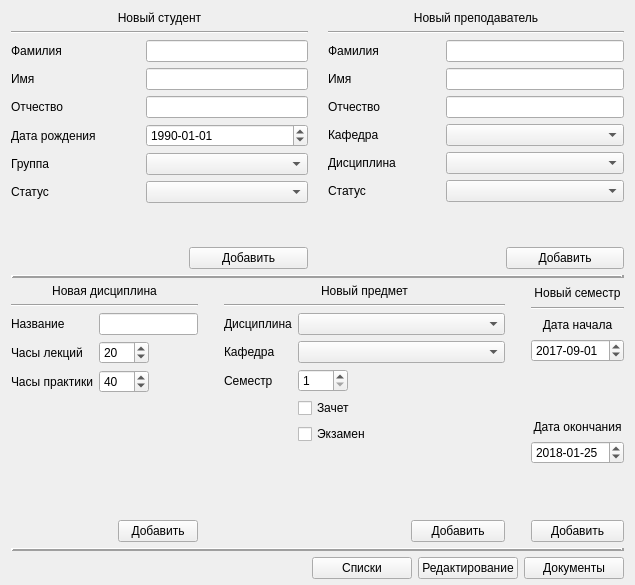
<?xml version="1.0" encoding="UTF-8"?>
<ui version="4.0">
 <class>SecretaryMainWindow</class>
 <widget class="QWidget" name="SecretaryMainWindow">
  <property name="geometry">
   <rect>
    <x>0</x>
    <y>0</y>
    <width>635</width>
    <height>585</height>
   </rect>
  </property>
  <property name="windowTitle">
   <string>Секретарь - главное окно</string>
  </property>
  <layout class="QGridLayout" name="gridLayout_2" rowstretch="2,0,2,0,0" columnstretch="2,0,3,0,1">
   <property name="bottomMargin">
    <number>6</number>
   </property>
   <item row="1" column="0" colspan="5">
    <widget class="Line" name="line_3">
     <property name="frameShadow">
      <enum>QFrame::Raised</enum>
     </property>
     <property name="lineWidth">
      <number>3</number>
     </property>
     <property name="orientation">
      <enum>Qt::Horizontal</enum>
     </property>
    </widget>
   </item>
   <item row="2" column="4">
    <layout class="QVBoxLayout" name="verticalLayout" stretch="1,0,1,1,3,1,1,3,1">
     <item>
      <widget class="QLabel" name="label_39">
       <property name="text">
        <string>Новый семестр</string>
       </property>
       <property name="alignment">
        <set>Qt::AlignCenter</set>
       </property>
      </widget>
     </item>
     <item>
      <widget class="Line" name="line_6">
       <property name="orientation">
        <enum>Qt::Horizontal</enum>
       </property>
      </widget>
     </item>
     <item>
      <widget class="QLabel" name="label_40">
       <property name="text">
        <string>Дата начала</string>
       </property>
       <property name="alignment">
        <set>Qt::AlignCenter</set>
       </property>
      </widget>
     </item>
     <item>
      <widget class="QDateEdit" name="semDateBegin">
       <property name="displayFormat">
        <string>yyyy-MM-dd</string>
       </property>
       <property name="date">
        <date>
         <year>2017</year>
         <month>9</month>
         <day>1</day>
        </date>
       </property>
      </widget>
     </item>
     <item>
      <spacer name="verticalSpacer">
       <property name="orientation">
        <enum>Qt::Vertical</enum>
       </property>
       <property name="sizeHint" stdset="0">
        <size>
         <width>20</width>
         <height>40</height>
        </size>
       </property>
      </spacer>
     </item>
     <item>
      <widget class="QLabel" name="label_41">
       <property name="text">
        <string>Дата окончания</string>
       </property>
       <property name="alignment">
        <set>Qt::AlignCenter</set>
       </property>
      </widget>
     </item>
     <item>
      <widget class="QDateEdit" name="semDateEnd">
       <property name="displayFormat">
        <string>yyyy-MM-dd</string>
       </property>
       <property name="date">
        <date>
         <year>2018</year>
         <month>1</month>
         <day>25</day>
        </date>
       </property>
      </widget>
     </item>
     <item>
      <spacer name="verticalSpacer_2">
       <property name="orientation">
        <enum>Qt::Vertical</enum>
       </property>
       <property name="sizeHint" stdset="0">
        <size>
         <width>20</width>
         <height>40</height>
        </size>
       </property>
      </spacer>
     </item>
     <item>
      <widget class="QPushButton" name="semBtnAdd">
       <property name="text">
        <string>Добавить</string>
       </property>
      </widget>
     </item>
    </layout>
   </item>
   <item row="2" column="2">
    <layout class="QFormLayout" name="formLayout_13">
     <item row="0" column="0" colspan="2">
      <widget class="QLabel" name="label_35">
       <property name="text">
        <string>Новый предмет</string>
       </property>
       <property name="alignment">
        <set>Qt::AlignCenter</set>
       </property>
      </widget>
     </item>
     <item row="1" column="0" colspan="2">
      <widget class="Line" name="line_5">
       <property name="orientation">
        <enum>Qt::Horizontal</enum>
       </property>
      </widget>
     </item>
     <item row="2" column="0">
      <widget class="QLabel" name="label_36">
       <property name="text">
        <string>Дисциплина</string>
       </property>
      </widget>
     </item>
     <item row="2" column="1">
      <widget class="QComboBox" name="subjComBoxDiscipline">
       <property name="sizePolicy">
        <sizepolicy hsizetype="Ignored" vsizetype="Fixed">
         <horstretch>0</horstretch>
         <verstretch>0</verstretch>
        </sizepolicy>
       </property>
      </widget>
     </item>
     <item row="3" column="0">
      <widget class="QLabel" name="label_37">
       <property name="text">
        <string>Кафедра</string>
       </property>
      </widget>
     </item>
     <item row="3" column="1">
      <widget class="QComboBox" name="subjComBoxDep"/>
     </item>
     <item row="4" column="0">
      <widget class="QLabel" name="label_38">
       <property name="text">
        <string>Семестр</string>
       </property>
      </widget>
     </item>
     <item row="4" column="1">
      <widget class="QSpinBox" name="subjSpinSem">
       <property name="maximumSize">
        <size>
         <width>50</width>
         <height>16777215</height>
        </size>
       </property>
       <property name="minimum">
        <number>1</number>
       </property>
       <property name="maximum">
        <number>6</number>
       </property>
      </widget>
     </item>
     <item row="5" column="1">
      <widget class="QCheckBox" name="subjCheckBoxPass">
       <property name="text">
        <string>Зачет</string>
       </property>
      </widget>
     </item>
     <item row="6" column="1">
      <widget class="QCheckBox" name="subjCheckBoxExam">
       <property name="text">
        <string>Экзамен</string>
       </property>
      </widget>
     </item>
     <item row="8" column="0" colspan="2">
      <layout class="QHBoxLayout" name="horizontalLayout_10" stretch="4,2">
       <item>
        <spacer name="horizontalSpacer_8">
         <property name="orientation">
          <enum>Qt::Horizontal</enum>
         </property>
         <property name="sizeHint" stdset="0">
          <size>
           <width>40</width>
           <height>20</height>
          </size>
         </property>
        </spacer>
       </item>
       <item>
        <widget class="QPushButton" name="subjBtnAdd">
         <property name="text">
          <string>Добавить</string>
         </property>
        </widget>
       </item>
      </layout>
     </item>
     <item row="7" column="0" colspan="2">
      <spacer name="verticalSpacer_4">
       <property name="orientation">
        <enum>Qt::Vertical</enum>
       </property>
       <property name="sizeHint" stdset="0">
        <size>
         <width>20</width>
         <height>1000</height>
        </size>
       </property>
      </spacer>
     </item>
    </layout>
   </item>
   <item row="2" column="3">
    <spacer name="horizontalSpacer_4">
     <property name="orientation">
      <enum>Qt::Horizontal</enum>
     </property>
     <property name="sizeType">
      <enum>QSizePolicy::Fixed</enum>
     </property>
     <property name="sizeHint" stdset="0">
      <size>
       <width>14</width>
       <height>20</height>
      </size>
     </property>
    </spacer>
   </item>
   <item row="0" column="0" colspan="5">
    <layout class="QHBoxLayout" name="horizontalLayout_4" stretch="2,1,2">
     <item>
      <layout class="QFormLayout" name="formLayout_3">
       <property name="horizontalSpacing">
        <number>50</number>
       </property>
       <property name="verticalSpacing">
        <number>6</number>
       </property>
       <item row="0" column="0" colspan="2">
        <widget class="QLabel" name="label_29">
         <property name="text">
          <string>Новый студент</string>
         </property>
         <property name="alignment">
          <set>Qt::AlignCenter</set>
         </property>
        </widget>
       </item>
       <item row="1" column="0" colspan="2">
        <widget class="Line" name="line">
         <property name="orientation">
          <enum>Qt::Horizontal</enum>
         </property>
        </widget>
       </item>
       <item row="2" column="0">
        <widget class="QLabel" name="label_2">
         <property name="text">
          <string>Фамилия</string>
         </property>
        </widget>
       </item>
       <item row="2" column="1">
        <widget class="QLineEdit" name="stEditLastname"/>
       </item>
       <item row="3" column="0">
        <widget class="QLabel" name="label_3">
         <property name="text">
          <string>Имя</string>
         </property>
        </widget>
       </item>
       <item row="3" column="1">
        <widget class="QLineEdit" name="stEditFirstname"/>
       </item>
       <item row="4" column="0">
        <widget class="QLabel" name="label_6">
         <property name="text">
          <string>Отчество</string>
         </property>
        </widget>
       </item>
       <item row="4" column="1">
        <widget class="QLineEdit" name="StEditPatronymic"/>
       </item>
       <item row="5" column="0">
        <widget class="QLabel" name="label_7">
         <property name="text">
          <string>Дата рождения</string>
         </property>
        </widget>
       </item>
       <item row="5" column="1">
        <widget class="QDateEdit" name="stDateOfBirth">
         <property name="displayFormat">
          <string>yyyy-MM-dd</string>
         </property>
         <property name="date">
          <date>
           <year>1990</year>
           <month>1</month>
           <day>1</day>
          </date>
         </property>
        </widget>
       </item>
       <item row="6" column="0">
        <widget class="QLabel" name="label_8">
         <property name="text">
          <string>Группа</string>
         </property>
        </widget>
       </item>
       <item row="6" column="1">
        <widget class="QComboBox" name="stComBoxGroup"/>
       </item>
       <item row="7" column="0">
        <widget class="QLabel" name="label_9">
         <property name="text">
          <string>Статус</string>
         </property>
        </widget>
       </item>
       <item row="7" column="1">
        <widget class="QComboBox" name="stComBoxStatus"/>
       </item>
       <item row="9" column="0" colspan="2">
        <layout class="QHBoxLayout" name="horizontalLayout_11" stretch="3,2">
         <item>
          <spacer name="horizontalSpacer_9">
           <property name="orientation">
            <enum>Qt::Horizontal</enum>
           </property>
           <property name="sizeHint" stdset="0">
            <size>
             <width>40</width>
             <height>20</height>
            </size>
           </property>
          </spacer>
         </item>
         <item>
          <widget class="QPushButton" name="stBtnAdd">
           <property name="text">
            <string>Добавить</string>
           </property>
          </widget>
         </item>
        </layout>
       </item>
       <item row="8" column="0" colspan="2">
        <spacer name="verticalSpacer_5">
         <property name="orientation">
          <enum>Qt::Vertical</enum>
         </property>
         <property name="sizeHint" stdset="0">
          <size>
           <width>20</width>
           <height>40</height>
          </size>
         </property>
        </spacer>
       </item>
      </layout>
     </item>
     <item>
      <spacer name="horizontalSpacer">
       <property name="orientation">
        <enum>Qt::Horizontal</enum>
       </property>
       <property name="sizeType">
        <enum>QSizePolicy::Fixed</enum>
       </property>
       <property name="sizeHint" stdset="0">
        <size>
         <width>14</width>
         <height>20</height>
        </size>
       </property>
      </spacer>
     </item>
     <item>
      <layout class="QFormLayout" name="formLayout_6">
       <property name="sizeConstraint">
        <enum>QLayout::SetDefaultConstraint</enum>
       </property>
       <property name="horizontalSpacing">
        <number>50</number>
       </property>
       <item row="0" column="0" colspan="2">
        <widget class="QLabel" name="label_30">
         <property name="text">
          <string>Новый преподаватель</string>
         </property>
         <property name="alignment">
          <set>Qt::AlignCenter</set>
         </property>
        </widget>
       </item>
       <item row="1" column="0" colspan="2">
        <widget class="Line" name="line_2">
         <property name="orientation">
          <enum>Qt::Horizontal</enum>
         </property>
        </widget>
       </item>
       <item row="2" column="0">
        <widget class="QLabel" name="label_23">
         <property name="text">
          <string>Фамилия</string>
         </property>
        </widget>
       </item>
       <item row="2" column="1">
        <widget class="QLineEdit" name="tchEditLastname"/>
       </item>
       <item row="3" column="0">
        <widget class="QLabel" name="label_24">
         <property name="text">
          <string>Имя</string>
         </property>
        </widget>
       </item>
       <item row="3" column="1">
        <widget class="QLineEdit" name="tchEditFirstname"/>
       </item>
       <item row="4" column="0">
        <widget class="QLabel" name="label_25">
         <property name="text">
          <string>Отчество</string>
         </property>
        </widget>
       </item>
       <item row="4" column="1">
        <widget class="QLineEdit" name="tchEditPatronymic"/>
       </item>
       <item row="5" column="0">
        <widget class="QLabel" name="label_26">
         <property name="text">
          <string>Кафедра</string>
         </property>
        </widget>
       </item>
       <item row="6" column="0">
        <widget class="QLabel" name="label_27">
         <property name="text">
          <string>Дисциплина</string>
         </property>
        </widget>
       </item>
       <item row="6" column="1">
        <widget class="QComboBox" name="tchComBoxDiscipline">
         <property name="sizePolicy">
          <sizepolicy hsizetype="Ignored" vsizetype="Fixed">
           <horstretch>0</horstretch>
           <verstretch>0</verstretch>
          </sizepolicy>
         </property>
        </widget>
       </item>
       <item row="7" column="0">
        <widget class="QLabel" name="label_28">
         <property name="text">
          <string>Статус</string>
         </property>
        </widget>
       </item>
       <item row="7" column="1">
        <widget class="QComboBox" name="tchComBoxStatus"/>
       </item>
       <item row="9" column="0" colspan="2">
        <layout class="QHBoxLayout" name="horizontalLayout_13" stretch="3,2">
         <item>
          <spacer name="horizontalSpacer_11">
           <property name="orientation">
            <enum>Qt::Horizontal</enum>
           </property>
           <property name="sizeHint" stdset="0">
            <size>
             <width>40</width>
             <height>20</height>
            </size>
           </property>
          </spacer>
         </item>
         <item>
          <widget class="QPushButton" name="tchBtnAdd">
           <property name="text">
            <string>Добавить</string>
           </property>
          </widget>
         </item>
        </layout>
       </item>
       <item row="8" column="0" colspan="2">
        <spacer name="verticalSpacer_6">
         <property name="orientation">
          <enum>Qt::Vertical</enum>
         </property>
         <property name="sizeHint" stdset="0">
          <size>
           <width>20</width>
           <height>40</height>
          </size>
         </property>
        </spacer>
       </item>
       <item row="5" column="1">
        <widget class="QComboBox" name="tchComBoxDep"/>
       </item>
      </layout>
     </item>
    </layout>
   </item>
   <item row="4" column="0" colspan="5">
    <layout class="QHBoxLayout" name="horizontalLayout_6" stretch="3,1,1,1">
     <item>
      <spacer name="horizontalSpacer_6">
       <property name="orientation">
        <enum>Qt::Horizontal</enum>
       </property>
       <property name="sizeHint" stdset="0">
        <size>
         <width>40</width>
         <height>20</height>
        </size>
       </property>
      </spacer>
     </item>
     <item>
      <widget class="QPushButton" name="btnLists">
       <property name="text">
        <string>Списки</string>
       </property>
      </widget>
     </item>
     <item>
      <widget class="QPushButton" name="btnEdit">
       <property name="text">
        <string>Редактирование</string>
       </property>
      </widget>
     </item>
     <item>
      <widget class="QPushButton" name="btnDocuments">
       <property name="text">
        <string>Документы</string>
       </property>
      </widget>
     </item>
    </layout>
   </item>
   <item row="3" column="0" colspan="5">
    <widget class="Line" name="line_7">
     <property name="frameShadow">
      <enum>QFrame::Raised</enum>
     </property>
     <property name="lineWidth">
      <number>3</number>
     </property>
     <property name="orientation">
      <enum>Qt::Horizontal</enum>
     </property>
    </widget>
   </item>
   <item row="2" column="1">
    <spacer name="horizontalSpacer_2">
     <property name="orientation">
      <enum>Qt::Horizontal</enum>
     </property>
     <property name="sizeType">
      <enum>QSizePolicy::Fixed</enum>
     </property>
     <property name="sizeHint" stdset="0">
      <size>
       <width>14</width>
       <height>20</height>
      </size>
     </property>
    </spacer>
   </item>
   <item row="2" column="0">
    <layout class="QFormLayout" name="formLayout_12">
     <item row="0" column="0" colspan="2">
      <widget class="QLabel" name="label_31">
       <property name="text">
        <string>Новая дисциплина</string>
       </property>
       <property name="alignment">
        <set>Qt::AlignCenter</set>
       </property>
      </widget>
     </item>
     <item row="1" column="0" colspan="2">
      <widget class="Line" name="line_4">
       <property name="orientation">
        <enum>Qt::Horizontal</enum>
       </property>
      </widget>
     </item>
     <item row="2" column="0">
      <widget class="QLabel" name="label_32">
       <property name="text">
        <string>Название</string>
       </property>
      </widget>
     </item>
     <item row="2" column="1">
      <widget class="QLineEdit" name="disciplineEditName"/>
     </item>
     <item row="3" column="0">
      <widget class="QLabel" name="label_33">
       <property name="text">
        <string>Часы лекций</string>
       </property>
      </widget>
     </item>
     <item row="3" column="1">
      <widget class="QSpinBox" name="disciplineSpinLectHours">
       <property name="maximumSize">
        <size>
         <width>50</width>
         <height>16777215</height>
        </size>
       </property>
       <property name="minimum">
        <number>1</number>
       </property>
       <property name="maximum">
        <number>200</number>
       </property>
       <property name="value">
        <number>20</number>
       </property>
      </widget>
     </item>
     <item row="4" column="0">
      <widget class="QLabel" name="label_34">
       <property name="text">
        <string>Часы практики</string>
       </property>
      </widget>
     </item>
     <item row="4" column="1">
      <widget class="QSpinBox" name="disciplineSpinPractHours">
       <property name="maximumSize">
        <size>
         <width>50</width>
         <height>16777215</height>
        </size>
       </property>
       <property name="minimum">
        <number>1</number>
       </property>
       <property name="maximum">
        <number>200</number>
       </property>
       <property name="value">
        <number>40</number>
       </property>
      </widget>
     </item>
     <item row="5" column="0" colspan="2">
      <spacer name="verticalSpacer_3">
       <property name="orientation">
        <enum>Qt::Vertical</enum>
       </property>
       <property name="sizeHint" stdset="0">
        <size>
         <width>20</width>
         <height>1000</height>
        </size>
       </property>
      </spacer>
     </item>
     <item row="6" column="0" colspan="2">
      <layout class="QHBoxLayout" name="horizontalLayout_9" stretch="3,2">
       <item>
        <spacer name="horizontalSpacer_7">
         <property name="orientation">
          <enum>Qt::Horizontal</enum>
         </property>
         <property name="sizeHint" stdset="0">
          <size>
           <width>40</width>
           <height>20</height>
          </size>
         </property>
        </spacer>
       </item>
       <item>
        <widget class="QPushButton" name="disciplineBtnAdd">
         <property name="text">
          <string>Добавить</string>
         </property>
        </widget>
       </item>
      </layout>
     </item>
    </layout>
   </item>
  </layout>
 </widget>
 <resources/>
 <connections/>
</ui>
